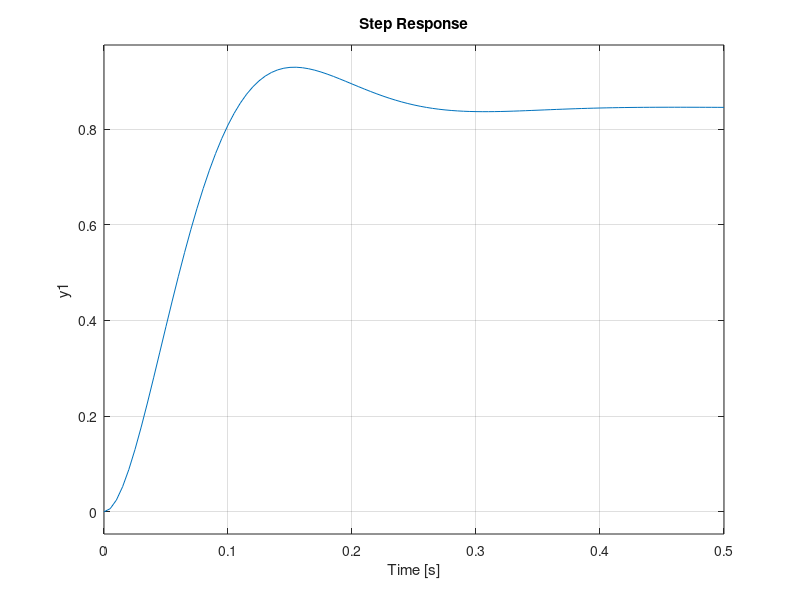

Write the MATLAB code that produced this figure.
R1 = 1e6;
R2 = 1e6;
C1 = 1e-7;
C2 = 1e-7;
Kp = 5.4402;

num = [1/(R1*R2*C1*C2)];
den = [1 (R1*C1+R2*C2+R1*C2)/(R1*R2*C1*C2) 1/(R1*R2*C1*C2)];
sys_openloop = tf(num,den);

sys_closedloop = feedback(Kp*sys_openloop,1);
step(sys_closedloop)